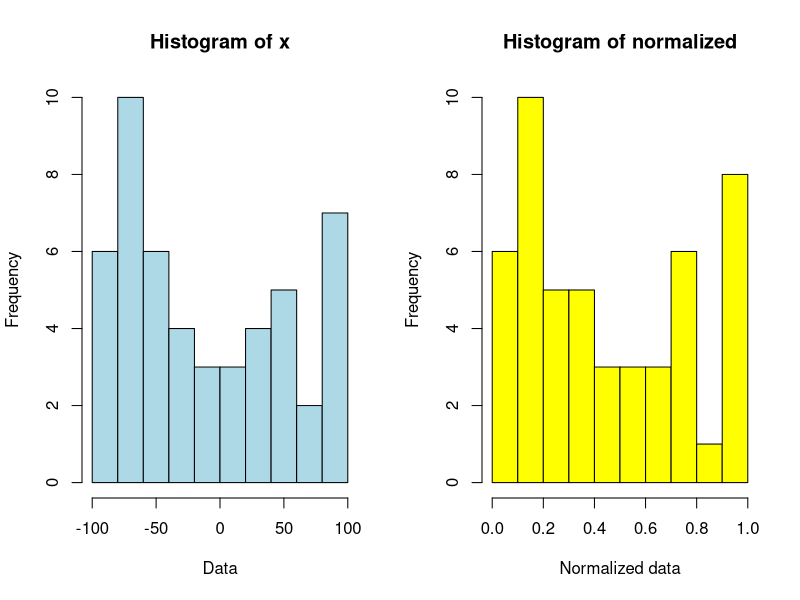

Recreate this plot in R.
## ---- chunk 1

# the Iris dataset is an inbulit dataset avalable in RStudio and we can use it using iris identifier 
print(iris)

## ---- chunk 2
# to display names of each column we use the names functon

print(names(iris))
## ---- chunk 3
print(lapply(iris,class))
## ---- chunk 4
# we can find mean of a column using mean function

# we can refer to individual columns in a datset using $ symbol as showin below

print(mean(iris$Sepal.Length))
print(mean(iris$Sepal.Width))
print(mean(iris$Petal.Length))
print(mean(iris$Petal.Width))

## ---- chunk 5
# we can find median of a column using median function


print(median(iris$Sepal.Length))
print(median(iris$Sepal.Width))
print(median(iris$Petal.Length))
print(median(iris$Petal.Width))
## ---- chunk 6
# we can find maximum of a column using max function


print(max(iris$Sepal.Length))
print(max(iris$Sepal.Width))
print(max(iris$Petal.Length))
print(max(iris$Petal.Width))

## ---- chunk 7
# we can find maximum of a column using min function


print(min(iris$Sepal.Length))
print(min(iris$Sepal.Width))
print(min(iris$Petal.Length))
print(min(iris$Petal.Width))

## ---- chunk 8

print(range(iris$Sepal.Length))
print(range(iris$Sepal.Width))
print(range(iris$Petal.Length))
print(range(iris$Petal.Width))

## ---- chunk 9

print(var(iris$Sepal.Length))
print(var(iris$Sepal.Width))
print(var(iris$Petal.Length))
print(var(iris$Petal.Width))

## ---- chunk 10

print(sd(iris$Sepal.Length))
print(sd(iris$Sepal.Width))
print(sd(iris$Petal.Length))
print(sd(iris$Petal.Width))

## ---- chunk 11
summary(iris)
## ---- chunk 12
#dummy data
x = sample(-100:100,50)
print("original data")
print(x)
maximum = max(x)
minimum = min(x)
normalized = (x-minimum)/(maximum-minimum)
print("Normalized data")
print(normalized)
#using par function to fix multiple graphs in same plot

par(mfrow=c(1,2))
hist(x,breaks = 10, xlab = "Data",col = "lightblue", )
hist(normalized, breaks = 10, xlab = "Normalized data", col = "yellow")
